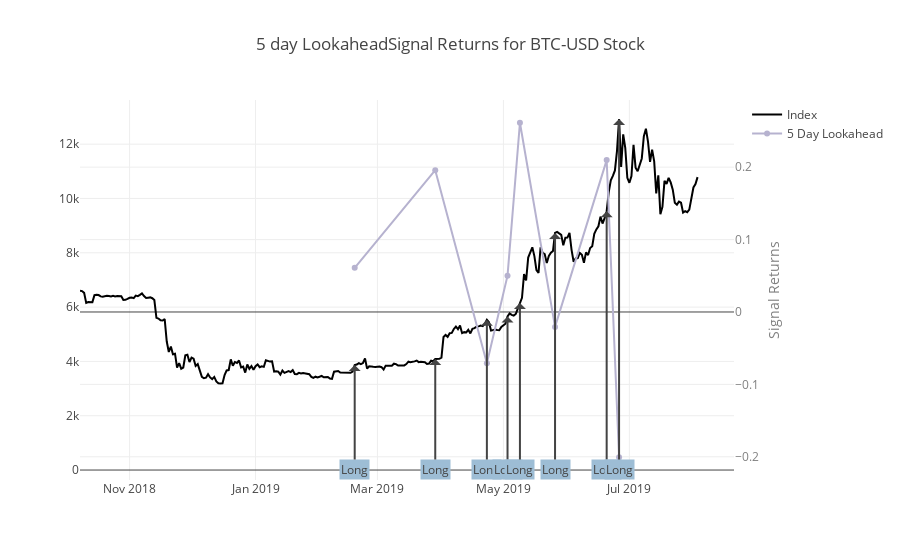
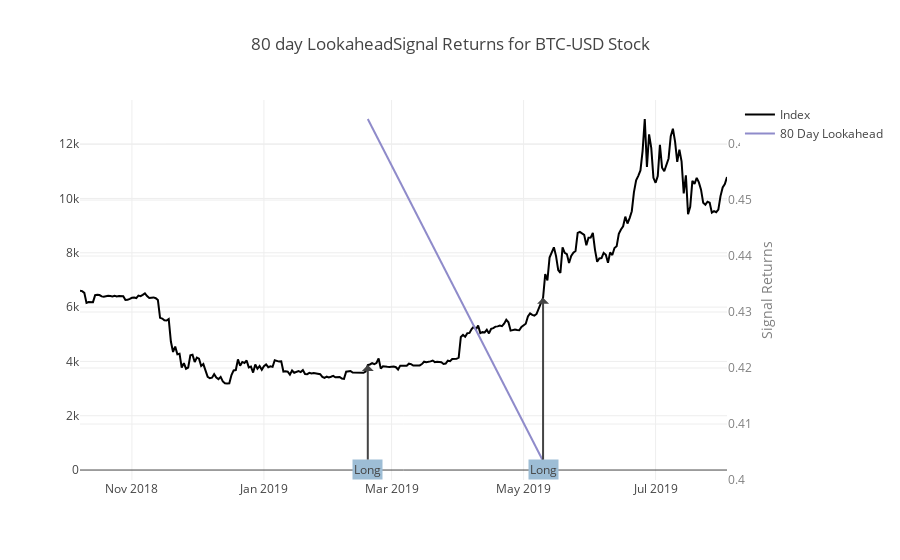
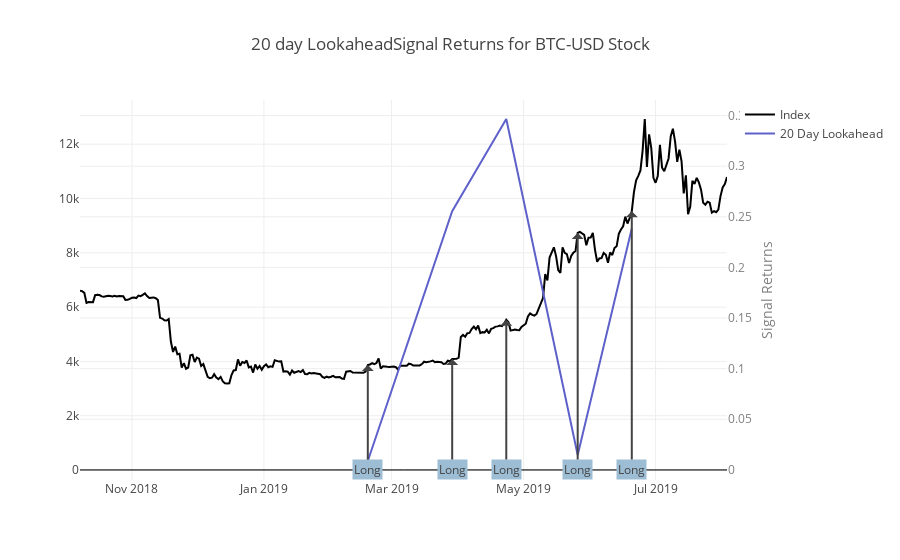
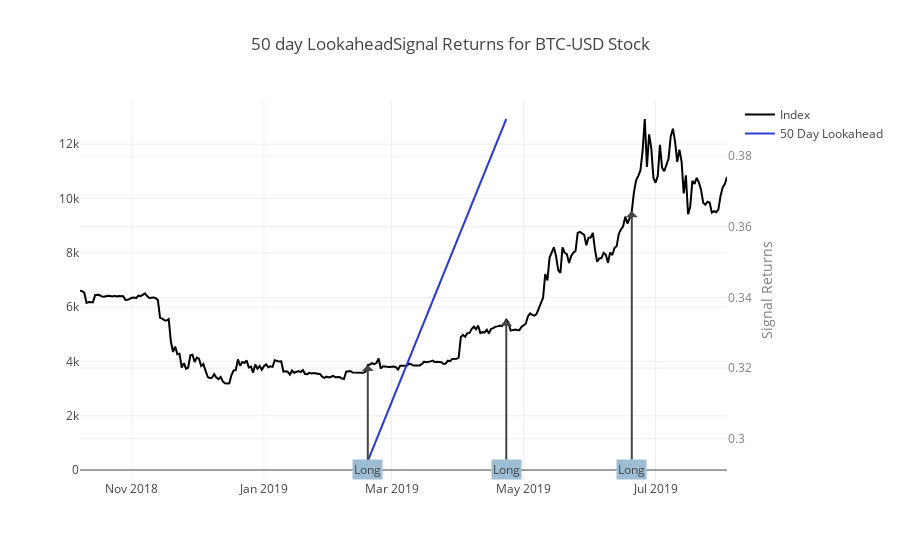

These figures' notebook cell, in order:
### Markdown cell above
### View Data
Let's continue using the previous lookahead prices to view the signal returns. Just like before, the axis for the signal returns is on the right side of the chart.

### Code cell
title_string = '{} day LookaheadSignal Returns for {} Stock'
signal_return_5 = get_signal_return(signal_5, price_return_5)
signal_return_80 = get_signal_return(signal_80, price_return_80)
signal_return_20 = get_signal_return(signal_20, price_return_20)
signal_return_50 = get_signal_return(signal_50, price_return_50)
project_helper.plot_signal_returns(
    close[apple_ticker],
    [
        (signal_return_5[apple_ticker], signal_5[apple_ticker], 5),
        (signal_return_80[apple_ticker], signal_80[apple_ticker], 80),
        (signal_return_20[apple_ticker], signal_20[apple_ticker], 20),
        (signal_return_50[apple_ticker], signal_50[apple_ticker], 50)
    ],
    [
    title_string.format(5, apple_ticker), 
     title_string.format(80, apple_ticker),
     title_string.format(20, apple_ticker), 
     title_string.format(50, apple_ticker)
    ])

### Figure 1 — Plotly figure (JSON) as saved in the notebook; plotly's stock layout.template omitted (floating-point values rounded to 4 significant figures; data arrays with more than 128 entries replaced by an {"elided": "..."} marker saying what was removed)
{"data": [{"line": {"color": "black"}, "name": "Index", "type": "scatter", "x": {"elided": "300 str values"}, "y": {"elided": "300 float values"}}, {"line": {"color": "#b6b2cf"}, "name": "5 Day Lookahead", "type": "scatter", "x": ["2019-02-18", "2019-03-29", "2019-04-23", "2019-05-03", "2019-05-09", "2019-05-26", "2019-06-20", "2019-06-26", "2019-07-30", "2019-07-31", "2019-08-01", "2019-08-02", "2019-08-03"], "y": [0.06094, 0.1958, -0.07072, 0.05016, 0.2614, -0.02056, 0.2098, -0.2006, null, null, null, null, null], "yaxis": "y2"}], "layout": {"annotations": [{"ax": 0, "ay": 20, "ayref": "y", "bgcolor": "#9dbdd5", "text": "Long", "x": "2019-02-18", "y": 3867}, {"ax": 0, "ay": 20, "ayref": "y", "bgcolor": "#9dbdd5", "text": "Long", "x": "2019-03-29", "y": 4091.0}, {"ax": 0, "ay": 20, "ayref": "y", "bgcolor": "#9dbdd5", "text": "Long", "x": "2019-04-23", "y": 5533.0}, {"ax": 0, "ay": 20, "ayref": "y", "bgcolor": "#9dbdd5", "text": "Long", "x": "2019-05-03", "y": 5657.0}, {"ax": 0, "ay": 20, "ayref": "y", "bgcolor": "#9dbdd5", "text": "Long", "x": "2019-05-09", "y": 6153.0}, {"ax": 0, "ay": 20, "ayref": "y", "bgcolor": "#9dbdd5", "text": "Long", "x": "2019-05-26", "y": 8732.0}, {"ax": 0, "ay": 20, "ayref": "y", "bgcolor": "#9dbdd5", "text": "Long", "x": "2019-06-20", "y": 9531.0}, {"ax": 0, "ay": 20, "ayref": "y", "bgcolor": "#9dbdd5", "text": "Long", "x": "2019-06-26", "y": 12930.0}], "title": "5 day LookaheadSignal Returns for BTC-USD Stock", "yaxis2": {"overlaying": "y", "side": "right", "tickfont": {"color": "grey"}, "title": "Signal Returns", "titlefont": {"color": "grey"}}}}

### Figure 2 — Plotly figure (JSON) as saved in the notebook; plotly's stock layout.template omitted (floating-point values rounded to 4 significant figures; data arrays with more than 128 entries replaced by an {"elided": "..."} marker saying what was removed)
{"data": [{"line": {"color": "black"}, "name": "Index", "type": "scatter", "x": {"elided": "300 str values"}, "y": {"elided": "300 float values"}}, {"line": {"color": "#8f8bca"}, "name": "80 Day Lookahead", "type": "scatter", "x": ["2019-02-18", "2019-05-10", "2019-05-16", "2019-05-17", "2019-05-18", "2019-05-19", "2019-05-20", "2019-05-21", "2019-05-22", "2019-05-23", "2019-05-24", "2019-05-25", "2019-05-26", "2019-05-27", "2019-05-28", "2019-05-29", "2019-05-30", "2019-05-31", "2019-06-01", "2019-06-02", "2019-06-03", "2019-06-04", "2019-06-05", "2019-06-06", "2019-06-07", "2019-06-08", "2019-06-09", "2019-06-10", "2019-06-11", "2019-06-12", "2019-06-13", "2019-06-14", "2019-06-15", "2019-06-16", "2019-06-17", "2019-06-18", "2019-06-19", "2019-06-20", "2019-06-21", "2019-06-22", "2019-06-23", "2019-06-24", "2019-06-25", "2019-06-26", "2019-06-27", "2019-06-28", "2019-06-29", "2019-06-30", "2019-07-01", "2019-07-02", "2019-07-03", "2019-07-04", "2019-07-05", "2019-07-06", "2019-07-07", "2019-07-08", "2019-07-09", "2019-07-10", "2019-07-11", "2019-07-12", "2019-07-13", "2019-07-14", "2019-07-15", "2019-07-16", "2019-07-17", "2019-07-18", "2019-07-19", "2019-07-20", "2019-07-21", "2019-07-22", "2019-07-23", "2019-07-24", "2019-07-25", "2019-07-26", "2019-07-27", "2019-07-28", "2019-07-29", "2019-07-30", "2019-07-31", "2019-08-01", "2019-08-02", "2019-08-03"], "y": [0.4645, 0.4034, null, null, null, null, null, null, null, null, null, null, null, null, null, null, null, null, null, null, null, null, null, null, null, null, null, null, null, null, null, null, null, null, null, null, null, null, null, null, null, null, null, null, null, null, null, null, null, null, null, null, null, null, null, null, null, null, null, null, null, null, null, null, null, null, null, null, null, null, null, null, null, null, null, null, null, null, null, null, null, null], "yaxis": "y2"}], "layout": {"annotations": [{"ax": 0, "ay": 20, "ayref": "y", "bgcolor": "#9dbdd5", "text": "Long", "x": "2019-02-18", "y": 3867}, {"ax": 0, "ay": 20, "ayref": "y", "bgcolor": "#9dbdd5", "text": "Long", "x": "2019-05-10", "y": 6343.0}], "title": "80 day LookaheadSignal Returns for BTC-USD Stock", "yaxis2": {"overlaying": "y", "side": "right", "tickfont": {"color": "grey"}, "title": "Signal Returns", "titlefont": {"color": "grey"}}}}

### Figure 3 — Plotly figure (JSON) as saved in the notebook; plotly's stock layout.template omitted (floating-point values rounded to 4 significant figures; data arrays with more than 128 entries replaced by an {"elided": "..."} marker saying what was removed)
{"data": [{"line": {"color": "black"}, "name": "Index", "type": "scatter", "x": {"elided": "300 str values"}, "y": {"elided": "300 float values"}}, {"line": {"color": "#5e61ca"}, "name": "20 Day Lookahead", "type": "scatter", "x": ["2019-02-18", "2019-03-29", "2019-04-23", "2019-05-26", "2019-06-20", "2019-07-15", "2019-07-16", "2019-07-17", "2019-07-18", "2019-07-19", "2019-07-20", "2019-07-21", "2019-07-22", "2019-07-23", "2019-07-24", "2019-07-25", "2019-07-26", "2019-07-27", "2019-07-28", "2019-07-29", "2019-07-30", "2019-07-31", "2019-08-01", "2019-08-02", "2019-08-03"], "y": [0.008733, 0.2555, 0.3466, 0.01461, 0.2385, null, null, null, null, null, null, null, null, null, null, null, null, null, null, null, null, null, null, null, null], "yaxis": "y2"}], "layout": {"annotations": [{"ax": 0, "ay": 20, "ayref": "y", "bgcolor": "#9dbdd5", "text": "Long", "x": "2019-02-18", "y": 3867}, {"ax": 0, "ay": 20, "ayref": "y", "bgcolor": "#9dbdd5", "text": "Long", "x": "2019-03-29", "y": 4091.0}, {"ax": 0, "ay": 20, "ayref": "y", "bgcolor": "#9dbdd5", "text": "Long", "x": "2019-04-23", "y": 5533.0}, {"ax": 0, "ay": 20, "ayref": "y", "bgcolor": "#9dbdd5", "text": "Long", "x": "2019-05-26", "y": 8732.0}, {"ax": 0, "ay": 20, "ayref": "y", "bgcolor": "#9dbdd5", "text": "Long", "x": "2019-06-20", "y": 9531.0}], "title": "20 day LookaheadSignal Returns for BTC-USD Stock", "yaxis2": {"overlaying": "y", "side": "right", "tickfont": {"color": "grey"}, "title": "Signal Returns", "titlefont": {"color": "grey"}}}}

### Figure 4 — Plotly figure (JSON) as saved in the notebook; plotly's stock layout.template omitted (floating-point values rounded to 4 significant figures; data arrays with more than 128 entries replaced by an {"elided": "..."} marker saying what was removed)
{"data": [{"line": {"color": "black"}, "name": "Index", "type": "scatter", "x": {"elided": "300 str values"}, "y": {"elided": "300 float values"}}, {"line": {"color": "#2d3ecf"}, "name": "50 Day Lookahead", "type": "scatter", "x": ["2019-02-18", "2019-04-23", "2019-06-15", "2019-06-16", "2019-06-17", "2019-06-18", "2019-06-19", "2019-06-20", "2019-06-21", "2019-06-22", "2019-06-23", "2019-06-24", "2019-06-25", "2019-06-26", "2019-06-27", "2019-06-28", "2019-06-29", "2019-06-30", "2019-07-01", "2019-07-02", "2019-07-03", "2019-07-04", "2019-07-05", "2019-07-06", "2019-07-07", "2019-07-08", "2019-07-09", "2019-07-10", "2019-07-11", "2019-07-12", "2019-07-13", "2019-07-14", "2019-07-15", "2019-07-16", "2019-07-17", "2019-07-18", "2019-07-19", "2019-07-20", "2019-07-21", "2019-07-22", "2019-07-23", "2019-07-24", "2019-07-25", "2019-07-26", "2019-07-27", "2019-07-28", "2019-07-29", "2019-07-30", "2019-07-31", "2019-08-01", "2019-08-02", "2019-08-03"], "y": [0.2937, 0.3905, null, null, null, null, null, null, null, null, null, null, null, null, null, null, null, null, null, null, null, null, null, null, null, null, null, null, null, null, null, null, null, null, null, null, null, null, null, null, null, null, null, null, null, null, null, null, null, null, null, null], "yaxis": "y2"}], "layout": {"annotations": [{"ax": 0, "ay": 20, "ayref": "y", "bgcolor": "#9dbdd5", "text": "Long", "x": "2019-02-18", "y": 3867}, {"ax": 0, "ay": 20, "ayref": "y", "bgcolor": "#9dbdd5", "text": "Long", "x": "2019-04-23", "y": 5533.0}, {"ax": 0, "ay": 20, "ayref": "y", "bgcolor": "#9dbdd5", "text": "Long", "x": "2019-06-20", "y": 9531.0}], "title": "50 day LookaheadSignal Returns for BTC-USD Stock", "yaxis2": {"overlaying": "y", "side": "right", "tickfont": {"color": "grey"}, "title": "Signal Returns", "titlefont": {"color": "grey"}}}}
